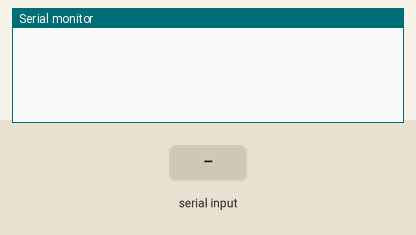
This sketch was run on a simulated Arduino Uno, built with avr-gcc and run on an emulated ATmega328P. Parts: the last lines printed to the serial monitor. Inputs (shaded band) come from the test bench. Random numbers use the default seed unless the sketch sets one.

Above: at 1.2 s.
1.3 s: "Rock\n" received over Serial
At 2.5 s:
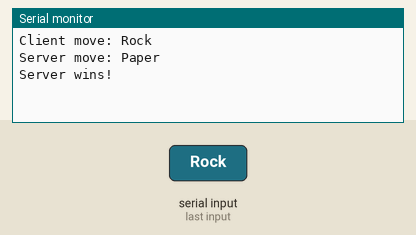
2.8 s: "Scissors\n" received over Serial
At 4.0 s:
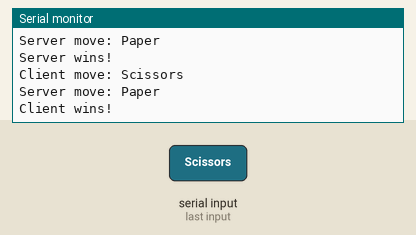
4.3 s: "Paper\n" received over Serial
At 5.0 s:
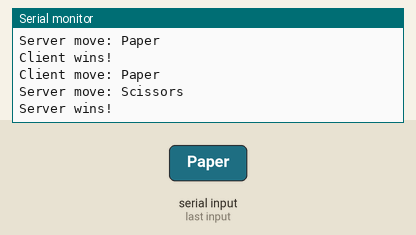
5.8 s: "1\n" received over Serial
At 7.0 s:
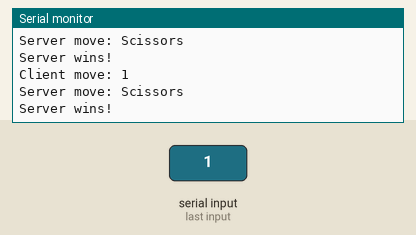
7.3 s: "Paper\n" received over Serial
At 8.4 s:
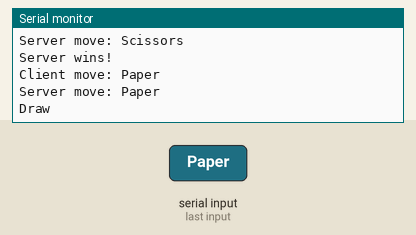

The sketch:

SeverArduino.ino
```cpp
void setup() {
  Serial.begin(9600);
}

void loop() {
  if (Serial.available()) {
    String clientMove = Serial.readStringUntil('\n');
    String serverMove = getRandomMove();

    Serial.println("Client move: " + clientMove);
    Serial.println("Server move: " + serverMove);

    String result = determineWinner(clientMove, serverMove);
    Serial.println(result);
  }
}

String getRandomMove() {
  int randomNumber = random(0, 3);
  if (randomNumber == 0) return "Rock";
  else if (randomNumber == 1) return "Paper";
  else return "Scissors";
}


String determineWinner(String clientMove, String serverMove) {
  if (clientMove == serverMove) return "Draw";
  if ((clientMove == "Rock" && serverMove == "Scissors") ||
      (clientMove == "Paper" && serverMove == "Rock") ||
      (clientMove == "Scissors" && serverMove == "Paper")) {
    return "Client wins!";
  } else {
    return "Server wins!";
  }
}
```

Measured:
- after the input at 1.3 s, the serial monitor: prints a new line at once (image 1)
- after the input at 2.8 s, the serial monitor: prints a new line at once (image 2)
- after the input at 4.3 s, the serial monitor: prints a new line at once (image 3)
- after the input at 5.8 s, the serial monitor: prints a new line at once (image 4)
- after the input at 7.3 s, the serial monitor: prints a new line at once (image 5)
